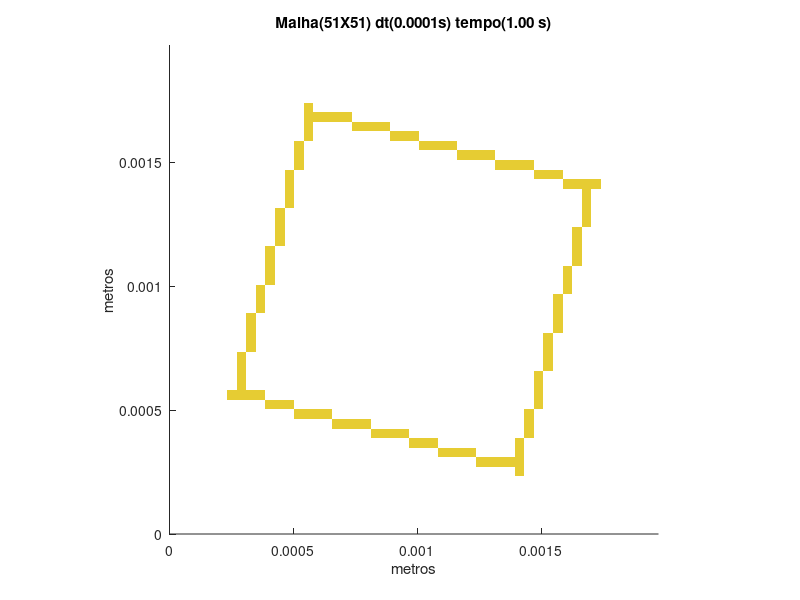

Here is the MATLAB script that generated this plot:
set (gca,'PlotBoxAspectRatio',[1 1 1],'Xlim',[0,0.0019735417997322],'Ylim',[0,0.0019735417997322])
hold on
title('Malha(51X51) dt(0.0001s) tempo(1.00 s)')
hold on
ylabel('metros')
hold on
xlabel('metros')
hold on

fill([0.00139308832922273 0.00139308832922273 0.00143178522725669 0.00143178522725669],[0.000232181388203788 0.000270878286237753 0.000270878286237753 0.000232181388203788],[0.9,0.8,0.2],'LineStyle','none')

fill([0.00123830073708687 0.00123830073708687 0.00127699763512084 0.00127699763512084],[0.000270878286237753 0.000309575184271718 0.000309575184271718 0.000270878286237753],[0.9,0.8,0.2],'LineStyle','none')

fill([0.00127699763512084 0.00127699763512084 0.0013156945331548 0.0013156945331548],[0.000270878286237753 0.000309575184271718 0.000309575184271718 0.000270878286237753],[0.9,0.8,0.2],'LineStyle','none')

fill([0.0013156945331548 0.0013156945331548 0.00135439143118876 0.00135439143118876],[0.000270878286237753 0.000309575184271718 0.000309575184271718 0.000270878286237753],[0.9,0.8,0.2],'LineStyle','none')

fill([0.00135439143118876 0.00135439143118876 0.00139308832922273 0.00139308832922273],[0.000270878286237753 0.000309575184271718 0.000309575184271718 0.000270878286237753],[0.9,0.8,0.2],'LineStyle','none')

fill([0.00139308832922273 0.00139308832922273 0.00143178522725669 0.00143178522725669],[0.000270878286237753 0.000309575184271718 0.000309575184271718 0.000270878286237753],[0.9,0.8,0.2],'LineStyle','none')

fill([0.00108351314495101 0.00108351314495101 0.00112221004298498 0.00112221004298498],[0.000309575184271718 0.000348272082305682 0.000348272082305682 0.000309575184271718],[0.9,0.8,0.2],'LineStyle','none')

fill([0.00112221004298498 0.00112221004298498 0.00116090694101894 0.00116090694101894],[0.000309575184271718 0.000348272082305682 0.000348272082305682 0.000309575184271718],[0.9,0.8,0.2],'LineStyle','none')

fill([0.00116090694101894 0.00116090694101894 0.00119960383905291 0.00119960383905291],[0.000309575184271718 0.000348272082305682 0.000348272082305682 0.000309575184271718],[0.9,0.8,0.2],'LineStyle','none')

fill([0.00119960383905291 0.00119960383905291 0.00123830073708687 0.00123830073708687],[0.000309575184271718 0.000348272082305682 0.000348272082305682 0.000309575184271718],[0.9,0.8,0.2],'LineStyle','none')

fill([0.00139308832922273 0.00139308832922273 0.00143178522725669 0.00143178522725669],[0.000309575184271718 0.000348272082305682 0.000348272082305682 0.000309575184271718],[0.9,0.8,0.2],'LineStyle','none')

fill([0.000967422450849117 0.000967422450849117 0.00100611934888308 0.00100611934888308],[0.000348272082305682 0.000386968980339647 0.000386968980339647 0.000348272082305682],[0.9,0.8,0.2],'LineStyle','none')

fill([0.00100611934888308 0.00100611934888308 0.00104481624691705 0.00104481624691705],[0.000348272082305682 0.000386968980339647 0.000386968980339647 0.000348272082305682],[0.9,0.8,0.2],'LineStyle','none')

fill([0.00104481624691705 0.00104481624691705 0.00108351314495101 0.00108351314495101],[0.000348272082305682 0.000386968980339647 0.000386968980339647 0.000348272082305682],[0.9,0.8,0.2],'LineStyle','none')

fill([0.00139308832922273 0.00139308832922273 0.00143178522725669 0.00143178522725669],[0.000348272082305682 0.000386968980339647 0.000386968980339647 0.000348272082305682],[0.9,0.8,0.2],'LineStyle','none')

fill([0.000812634858713259 0.000812634858713259 0.000851331756747223 0.000851331756747223],[0.000386968980339647 0.000425665878373612 0.000425665878373612 0.000386968980339647],[0.9,0.8,0.2],'LineStyle','none')

fill([0.000851331756747223 0.000851331756747223 0.000890028654781188 0.000890028654781188],[0.000386968980339647 0.000425665878373612 0.000425665878373612 0.000386968980339647],[0.9,0.8,0.2],'LineStyle','none')

fill([0.000890028654781188 0.000890028654781188 0.000928725552815153 0.000928725552815153],[0.000386968980339647 0.000425665878373612 0.000425665878373612 0.000386968980339647],[0.9,0.8,0.2],'LineStyle','none')

fill([0.000928725552815153 0.000928725552815153 0.000967422450849117 0.000967422450849117],[0.000386968980339647 0.000425665878373612 0.000425665878373612 0.000386968980339647],[0.9,0.8,0.2],'LineStyle','none')

fill([0.00143178522725669 0.00143178522725669 0.00147048212529066 0.00147048212529066],[0.000386968980339647 0.000425665878373612 0.000425665878373612 0.000386968980339647],[0.9,0.8,0.2],'LineStyle','none')

fill([0.0006578472665774 0.0006578472665774 0.000696544164611365 0.000696544164611365],[0.000425665878373612 0.000464362776407576 0.000464362776407576 0.000425665878373612],[0.9,0.8,0.2],'LineStyle','none')

fill([0.000696544164611365 0.000696544164611365 0.000735241062645329 0.000735241062645329],[0.000425665878373612 0.000464362776407576 0.000464362776407576 0.000425665878373612],[0.9,0.8,0.2],'LineStyle','none')

fill([0.000735241062645329 0.000735241062645329 0.000773937960679294 0.000773937960679294],[0.000425665878373612 0.000464362776407576 0.000464362776407576 0.000425665878373612],[0.9,0.8,0.2],'LineStyle','none')

fill([0.000773937960679294 0.000773937960679294 0.000812634858713259 0.000812634858713259],[0.000425665878373612 0.000464362776407576 0.000464362776407576 0.000425665878373612],[0.9,0.8,0.2],'LineStyle','none')

fill([0.00143178522725669 0.00143178522725669 0.00147048212529066 0.00147048212529066],[0.000425665878373612 0.000464362776407576 0.000464362776407576 0.000425665878373612],[0.9,0.8,0.2],'LineStyle','none')

fill([0.000503059674441541 0.000503059674441541 0.000541756572475506 0.000541756572475506],[0.000464362776407576 0.000503059674441541 0.000503059674441541 0.000464362776407576],[0.9,0.8,0.2],'LineStyle','none')

fill([0.000541756572475506 0.000541756572475506 0.00058045347050947 0.00058045347050947],[0.000464362776407576 0.000503059674441541 0.000503059674441541 0.000464362776407576],[0.9,0.8,0.2],'LineStyle','none')

fill([0.00058045347050947 0.00058045347050947 0.000619150368543435 0.000619150368543435],[0.000464362776407576 0.000503059674441541 0.000503059674441541 0.000464362776407576],[0.9,0.8,0.2],'LineStyle','none')

fill([0.000619150368543435 0.000619150368543435 0.0006578472665774 0.0006578472665774],[0.000464362776407576 0.000503059674441541 0.000503059674441541 0.000464362776407576],[0.9,0.8,0.2],'LineStyle','none')

fill([0.00143178522725669 0.00143178522725669 0.00147048212529066 0.00147048212529066],[0.000464362776407576 0.000503059674441541 0.000503059674441541 0.000464362776407576],[0.9,0.8,0.2],'LineStyle','none')

fill([0.000386968980339647 0.000386968980339647 0.000425665878373612 0.000425665878373612],[0.000503059674441541 0.000541756572475506 0.000541756572475506 0.000503059674441541],[0.9,0.8,0.2],'LineStyle','none')

fill([0.000425665878373612 0.000425665878373612 0.000464362776407576 0.000464362776407576],[0.000503059674441541 0.000541756572475506 0.000541756572475506 0.000503059674441541],[0.9,0.8,0.2],'LineStyle','none')

fill([0.000464362776407576 0.000464362776407576 0.000503059674441541 0.000503059674441541],[0.000503059674441541 0.000541756572475506 0.000541756572475506 0.000503059674441541],[0.9,0.8,0.2],'LineStyle','none')

fill([0.00147048212529066 0.00147048212529066 0.00150917902332462 0.00150917902332462],[0.000503059674441541 0.000541756572475506 0.000541756572475506 0.000503059674441541],[0.9,0.8,0.2],'LineStyle','none')

fill([0.000232181388203788 0.000232181388203788 0.000270878286237753 0.000270878286237753],[0.000541756572475506 0.00058045347050947 0.00058045347050947 0.000541756572475506],[0.9,0.8,0.2],'LineStyle','none')

fill([0.000270878286237753 0.000270878286237753 0.000309575184271718 0.000309575184271718],[0.000541756572475506 0.00058045347050947 0.00058045347050947 0.000541756572475506],[0.9,0.8,0.2],'LineStyle','none')

fill([0.000309575184271718 0.000309575184271718 0.000348272082305682 0.000348272082305682],[0.000541756572475506 0.00058045347050947 0.00058045347050947 0.000541756572475506],[0.9,0.8,0.2],'LineStyle','none')

fill([0.000348272082305682 0.000348272082305682 0.000386968980339647 0.000386968980339647],[0.000541756572475506 0.00058045347050947 0.00058045347050947 0.000541756572475506],[0.9,0.8,0.2],'LineStyle','none')

fill([0.00147048212529066 0.00147048212529066 0.00150917902332462 0.00150917902332462],[0.000541756572475506 0.00058045347050947 0.00058045347050947 0.000541756572475506],[0.9,0.8,0.2],'LineStyle','none')

fill([0.000270878286237753 0.000270878286237753 0.000309575184271718 0.000309575184271718],[0.00058045347050947 0.000619150368543435 0.000619150368543435 0.00058045347050947],[0.9,0.8,0.2],'LineStyle','none')

fill([0.00147048212529066 0.00147048212529066 0.00150917902332462 0.00150917902332462],[0.00058045347050947 0.000619150368543435 0.000619150368543435 0.00058045347050947],[0.9,0.8,0.2],'LineStyle','none')

fill([0.000270878286237753 0.000270878286237753 0.000309575184271718 0.000309575184271718],[0.000619150368543435 0.0006578472665774 0.0006578472665774 0.000619150368543435],[0.9,0.8,0.2],'LineStyle','none')

fill([0.00147048212529066 0.00147048212529066 0.00150917902332462 0.00150917902332462],[0.000619150368543435 0.0006578472665774 0.0006578472665774 0.000619150368543435],[0.9,0.8,0.2],'LineStyle','none')

fill([0.000270878286237753 0.000270878286237753 0.000309575184271718 0.000309575184271718],[0.0006578472665774 0.000696544164611365 0.000696544164611365 0.0006578472665774],[0.9,0.8,0.2],'LineStyle','none')

fill([0.00150917902332462 0.00150917902332462 0.00154787592135859 0.00154787592135859],[0.0006578472665774 0.000696544164611365 0.000696544164611365 0.0006578472665774],[0.9,0.8,0.2],'LineStyle','none')

fill([0.000270878286237753 0.000270878286237753 0.000309575184271718 0.000309575184271718],[0.000696544164611365 0.000735241062645329 0.000735241062645329 0.000696544164611365],[0.9,0.8,0.2],'LineStyle','none')

fill([0.00150917902332462 0.00150917902332462 0.00154787592135859 0.00154787592135859],[0.000696544164611365 0.000735241062645329 0.000735241062645329 0.000696544164611365],[0.9,0.8,0.2],'LineStyle','none')

fill([0.000309575184271718 0.000309575184271718 0.000348272082305682 0.000348272082305682],[0.000735241062645329 0.000773937960679294 0.000773937960679294 0.000735241062645329],[0.9,0.8,0.2],'LineStyle','none')

fill([0.00150917902332462 0.00150917902332462 0.00154787592135859 0.00154787592135859],[0.000735241062645329 0.000773937960679294 0.000773937960679294 0.000735241062645329],[0.9,0.8,0.2],'LineStyle','none')

fill([0.000309575184271718 0.000309575184271718 0.000348272082305682 0.000348272082305682],[0.000773937960679294 0.000812634858713259 0.000812634858713259 0.000773937960679294],[0.9,0.8,0.2],'LineStyle','none')

fill([0.00150917902332462 0.00150917902332462 0.00154787592135859 0.00154787592135859],[0.000773937960679294 0.000812634858713259 0.000812634858713259 0.000773937960679294],[0.9,0.8,0.2],'LineStyle','none')

fill([0.000309575184271718 0.000309575184271718 0.000348272082305682 0.000348272082305682],[0.000812634858713259 0.000851331756747223 0.000851331756747223 0.000812634858713259],[0.9,0.8,0.2],'LineStyle','none')

fill([0.00154787592135859 0.00154787592135859 0.00158657281939255 0.00158657281939255],[0.000812634858713259 0.000851331756747223 0.000851331756747223 0.000812634858713259],[0.9,0.8,0.2],'LineStyle','none')

fill([0.000309575184271718 0.000309575184271718 0.000348272082305682 0.000348272082305682],[0.000851331756747223 0.000890028654781188 0.000890028654781188 0.000851331756747223],[0.9,0.8,0.2],'LineStyle','none')

fill([0.00154787592135859 0.00154787592135859 0.00158657281939255 0.00158657281939255],[0.000851331756747223 0.000890028654781188 0.000890028654781188 0.000851331756747223],[0.9,0.8,0.2],'LineStyle','none')

fill([0.000348272082305682 0.000348272082305682 0.000386968980339647 0.000386968980339647],[0.000890028654781188 0.000928725552815153 0.000928725552815153 0.000890028654781188],[0.9,0.8,0.2],'LineStyle','none')

fill([0.00154787592135859 0.00154787592135859 0.00158657281939255 0.00158657281939255],[0.000890028654781188 0.000928725552815153 0.000928725552815153 0.000890028654781188],[0.9,0.8,0.2],'LineStyle','none')

fill([0.000348272082305682 0.000348272082305682 0.000386968980339647 0.000386968980339647],[0.000928725552815153 0.000967422450849117 0.000967422450849117 0.000928725552815153],[0.9,0.8,0.2],'LineStyle','none')

fill([0.00154787592135859 0.00154787592135859 0.00158657281939255 0.00158657281939255],[0.000928725552815153 0.000967422450849117 0.000967422450849117 0.000928725552815153],[0.9,0.8,0.2],'LineStyle','none')

fill([0.000348272082305682 0.000348272082305682 0.000386968980339647 0.000386968980339647],[0.000967422450849117 0.00100611934888308 0.00100611934888308 0.000967422450849117],[0.9,0.8,0.2],'LineStyle','none')

fill([0.00158657281939255 0.00158657281939255 0.00162526971742652 0.00162526971742652],[0.000967422450849117 0.00100611934888308 0.00100611934888308 0.000967422450849117],[0.9,0.8,0.2],'LineStyle','none')

fill([0.000386968980339647 0.000386968980339647 0.000425665878373612 0.000425665878373612],[0.00100611934888308 0.00104481624691705 0.00104481624691705 0.00100611934888308],[0.9,0.8,0.2],'LineStyle','none')

fill([0.00158657281939255 0.00158657281939255 0.00162526971742652 0.00162526971742652],[0.00100611934888308 0.00104481624691705 0.00104481624691705 0.00100611934888308],[0.9,0.8,0.2],'LineStyle','none')

fill([0.000386968980339647 0.000386968980339647 0.000425665878373612 0.000425665878373612],[0.00104481624691705 0.00108351314495101 0.00108351314495101 0.00104481624691705],[0.9,0.8,0.2],'LineStyle','none')

fill([0.00158657281939255 0.00158657281939255 0.00162526971742652 0.00162526971742652],[0.00104481624691705 0.00108351314495101 0.00108351314495101 0.00104481624691705],[0.9,0.8,0.2],'LineStyle','none')

fill([0.000386968980339647 0.000386968980339647 0.000425665878373612 0.000425665878373612],[0.00108351314495101 0.00112221004298498 0.00112221004298498 0.00108351314495101],[0.9,0.8,0.2],'LineStyle','none')

fill([0.00162526971742652 0.00162526971742652 0.00166396661546048 0.00166396661546048],[0.00108351314495101 0.00112221004298498 0.00112221004298498 0.00108351314495101],[0.9,0.8,0.2],'LineStyle','none')

fill([0.000386968980339647 0.000386968980339647 0.000425665878373612 0.000425665878373612],[0.00112221004298498 0.00116090694101894 0.00116090694101894 0.00112221004298498],[0.9,0.8,0.2],'LineStyle','none')

fill([0.00162526971742652 0.00162526971742652 0.00166396661546048 0.00166396661546048],[0.00112221004298498 0.00116090694101894 0.00116090694101894 0.00112221004298498],[0.9,0.8,0.2],'LineStyle','none')

fill([0.000425665878373612 0.000425665878373612 0.000464362776407576 0.000464362776407576],[0.00116090694101894 0.00119960383905291 0.00119960383905291 0.00116090694101894],[0.9,0.8,0.2],'LineStyle','none')

fill([0.00162526971742652 0.00162526971742652 0.00166396661546048 0.00166396661546048],[0.00116090694101894 0.00119960383905291 0.00119960383905291 0.00116090694101894],[0.9,0.8,0.2],'LineStyle','none')

fill([0.000425665878373612 0.000425665878373612 0.000464362776407576 0.000464362776407576],[0.00119960383905291 0.00123830073708687 0.00123830073708687 0.00119960383905291],[0.9,0.8,0.2],'LineStyle','none')

fill([0.00162526971742652 0.00162526971742652 0.00166396661546048 0.00166396661546048],[0.00119960383905291 0.00123830073708687 0.00123830073708687 0.00119960383905291],[0.9,0.8,0.2],'LineStyle','none')

fill([0.000425665878373612 0.000425665878373612 0.000464362776407576 0.000464362776407576],[0.00123830073708687 0.00127699763512084 0.00127699763512084 0.00123830073708687],[0.9,0.8,0.2],'LineStyle','none')

fill([0.00166396661546048 0.00166396661546048 0.00170266351349445 0.00170266351349445],[0.00123830073708687 0.00127699763512084 0.00127699763512084 0.00123830073708687],[0.9,0.8,0.2],'LineStyle','none')

fill([0.000425665878373612 0.000425665878373612 0.000464362776407576 0.000464362776407576],[0.00127699763512084 0.0013156945331548 0.0013156945331548 0.00127699763512084],[0.9,0.8,0.2],'LineStyle','none')

fill([0.00166396661546048 0.00166396661546048 0.00170266351349445 0.00170266351349445],[0.00127699763512084 0.0013156945331548 0.0013156945331548 0.00127699763512084],[0.9,0.8,0.2],'LineStyle','none')

fill([0.000464362776407576 0.000464362776407576 0.000503059674441541 0.000503059674441541],[0.0013156945331548 0.00135439143118876 0.00135439143118876 0.0013156945331548],[0.9,0.8,0.2],'LineStyle','none')

fill([0.00166396661546048 0.00166396661546048 0.00170266351349445 0.00170266351349445],[0.0013156945331548 0.00135439143118876 0.00135439143118876 0.0013156945331548],[0.9,0.8,0.2],'LineStyle','none')

fill([0.000464362776407576 0.000464362776407576 0.000503059674441541 0.000503059674441541],[0.00135439143118876 0.00139308832922273 0.00139308832922273 0.00135439143118876],[0.9,0.8,0.2],'LineStyle','none')

fill([0.00166396661546048 0.00166396661546048 0.00170266351349445 0.00170266351349445],[0.00135439143118876 0.00139308832922273 0.00139308832922273 0.00135439143118876],[0.9,0.8,0.2],'LineStyle','none')

fill([0.000464362776407576 0.000464362776407576 0.000503059674441541 0.000503059674441541],[0.00139308832922273 0.00143178522725669 0.00143178522725669 0.00139308832922273],[0.9,0.8,0.2],'LineStyle','none')

fill([0.00158657281939255 0.00158657281939255 0.00162526971742652 0.00162526971742652],[0.00139308832922273 0.00143178522725669 0.00143178522725669 0.00139308832922273],[0.9,0.8,0.2],'LineStyle','none')

fill([0.00162526971742652 0.00162526971742652 0.00166396661546048 0.00166396661546048],[0.00139308832922273 0.00143178522725669 0.00143178522725669 0.00139308832922273],[0.9,0.8,0.2],'LineStyle','none')

fill([0.00166396661546048 0.00166396661546048 0.00170266351349445 0.00170266351349445],[0.00139308832922273 0.00143178522725669 0.00143178522725669 0.00139308832922273],[0.9,0.8,0.2],'LineStyle','none')

fill([0.00170266351349445 0.00170266351349445 0.00174136041152841 0.00174136041152841],[0.00139308832922273 0.00143178522725669 0.00143178522725669 0.00139308832922273],[0.9,0.8,0.2],'LineStyle','none')

fill([0.000464362776407576 0.000464362776407576 0.000503059674441541 0.000503059674441541],[0.00143178522725669 0.00147048212529066 0.00147048212529066 0.00143178522725669],[0.9,0.8,0.2],'LineStyle','none')

fill([0.00147048212529066 0.00147048212529066 0.00150917902332462 0.00150917902332462],[0.00143178522725669 0.00147048212529066 0.00147048212529066 0.00143178522725669],[0.9,0.8,0.2],'LineStyle','none')

fill([0.00150917902332462 0.00150917902332462 0.00154787592135859 0.00154787592135859],[0.00143178522725669 0.00147048212529066 0.00147048212529066 0.00143178522725669],[0.9,0.8,0.2],'LineStyle','none')

fill([0.00154787592135859 0.00154787592135859 0.00158657281939255 0.00158657281939255],[0.00143178522725669 0.00147048212529066 0.00147048212529066 0.00143178522725669],[0.9,0.8,0.2],'LineStyle','none')

fill([0.000503059674441541 0.000503059674441541 0.000541756572475506 0.000541756572475506],[0.00147048212529066 0.00150917902332462 0.00150917902332462 0.00147048212529066],[0.9,0.8,0.2],'LineStyle','none')

fill([0.0013156945331548 0.0013156945331548 0.00135439143118876 0.00135439143118876],[0.00147048212529066 0.00150917902332462 0.00150917902332462 0.00147048212529066],[0.9,0.8,0.2],'LineStyle','none')

fill([0.00135439143118876 0.00135439143118876 0.00139308832922273 0.00139308832922273],[0.00147048212529066 0.00150917902332462 0.00150917902332462 0.00147048212529066],[0.9,0.8,0.2],'LineStyle','none')

fill([0.00139308832922273 0.00139308832922273 0.00143178522725669 0.00143178522725669],[0.00147048212529066 0.00150917902332462 0.00150917902332462 0.00147048212529066],[0.9,0.8,0.2],'LineStyle','none')

fill([0.00143178522725669 0.00143178522725669 0.00147048212529066 0.00147048212529066],[0.00147048212529066 0.00150917902332462 0.00150917902332462 0.00147048212529066],[0.9,0.8,0.2],'LineStyle','none')

fill([0.000503059674441541 0.000503059674441541 0.000541756572475506 0.000541756572475506],[0.00150917902332462 0.00154787592135859 0.00154787592135859 0.00150917902332462],[0.9,0.8,0.2],'LineStyle','none')

fill([0.00116090694101894 0.00116090694101894 0.00119960383905291 0.00119960383905291],[0.00150917902332462 0.00154787592135859 0.00154787592135859 0.00150917902332462],[0.9,0.8,0.2],'LineStyle','none')

fill([0.00119960383905291 0.00119960383905291 0.00123830073708687 0.00123830073708687],[0.00150917902332462 0.00154787592135859 0.00154787592135859 0.00150917902332462],[0.9,0.8,0.2],'LineStyle','none')

fill([0.00123830073708687 0.00123830073708687 0.00127699763512084 0.00127699763512084],[0.00150917902332462 0.00154787592135859 0.00154787592135859 0.00150917902332462],[0.9,0.8,0.2],'LineStyle','none')

fill([0.00127699763512084 0.00127699763512084 0.0013156945331548 0.0013156945331548],[0.00150917902332462 0.00154787592135859 0.00154787592135859 0.00150917902332462],[0.9,0.8,0.2],'LineStyle','none')

fill([0.000503059674441541 0.000503059674441541 0.000541756572475506 0.000541756572475506],[0.00154787592135859 0.00158657281939255 0.00158657281939255 0.00154787592135859],[0.9,0.8,0.2],'LineStyle','none')

fill([0.00100611934888308 0.00100611934888308 0.00104481624691705 0.00104481624691705],[0.00154787592135859 0.00158657281939255 0.00158657281939255 0.00154787592135859],[0.9,0.8,0.2],'LineStyle','none')

fill([0.00104481624691705 0.00104481624691705 0.00108351314495101 0.00108351314495101],[0.00154787592135859 0.00158657281939255 0.00158657281939255 0.00154787592135859],[0.9,0.8,0.2],'LineStyle','none')

fill([0.00108351314495101 0.00108351314495101 0.00112221004298498 0.00112221004298498],[0.00154787592135859 0.00158657281939255 0.00158657281939255 0.00154787592135859],[0.9,0.8,0.2],'LineStyle','none')

fill([0.00112221004298498 0.00112221004298498 0.00116090694101894 0.00116090694101894],[0.00154787592135859 0.00158657281939255 0.00158657281939255 0.00154787592135859],[0.9,0.8,0.2],'LineStyle','none')

fill([0.000541756572475506 0.000541756572475506 0.00058045347050947 0.00058045347050947],[0.00158657281939255 0.00162526971742652 0.00162526971742652 0.00158657281939255],[0.9,0.8,0.2],'LineStyle','none')

fill([0.000890028654781188 0.000890028654781188 0.000928725552815153 0.000928725552815153],[0.00158657281939255 0.00162526971742652 0.00162526971742652 0.00158657281939255],[0.9,0.8,0.2],'LineStyle','none')

fill([0.000928725552815153 0.000928725552815153 0.000967422450849117 0.000967422450849117],[0.00158657281939255 0.00162526971742652 0.00162526971742652 0.00158657281939255],[0.9,0.8,0.2],'LineStyle','none')

fill([0.000967422450849117 0.000967422450849117 0.00100611934888308 0.00100611934888308],[0.00158657281939255 0.00162526971742652 0.00162526971742652 0.00158657281939255],[0.9,0.8,0.2],'LineStyle','none')

fill([0.000541756572475506 0.000541756572475506 0.00058045347050947 0.00058045347050947],[0.00162526971742652 0.00166396661546048 0.00166396661546048 0.00162526971742652],[0.9,0.8,0.2],'LineStyle','none')

fill([0.000735241062645329 0.000735241062645329 0.000773937960679294 0.000773937960679294],[0.00162526971742652 0.00166396661546048 0.00166396661546048 0.00162526971742652],[0.9,0.8,0.2],'LineStyle','none')

fill([0.000773937960679294 0.000773937960679294 0.000812634858713259 0.000812634858713259],[0.00162526971742652 0.00166396661546048 0.00166396661546048 0.00162526971742652],[0.9,0.8,0.2],'LineStyle','none')

fill([0.000812634858713259 0.000812634858713259 0.000851331756747223 0.000851331756747223],[0.00162526971742652 0.00166396661546048 0.00166396661546048 0.00162526971742652],[0.9,0.8,0.2],'LineStyle','none')

fill([0.000851331756747223 0.000851331756747223 0.000890028654781188 0.000890028654781188],[0.00162526971742652 0.00166396661546048 0.00166396661546048 0.00162526971742652],[0.9,0.8,0.2],'LineStyle','none')

fill([0.000541756572475506 0.000541756572475506 0.00058045347050947 0.00058045347050947],[0.00166396661546048 0.00170266351349445 0.00170266351349445 0.00166396661546048],[0.9,0.8,0.2],'LineStyle','none')

fill([0.00058045347050947 0.00058045347050947 0.000619150368543435 0.000619150368543435],[0.00166396661546048 0.00170266351349445 0.00170266351349445 0.00166396661546048],[0.9,0.8,0.2],'LineStyle','none')

fill([0.000619150368543435 0.000619150368543435 0.0006578472665774 0.0006578472665774],[0.00166396661546048 0.00170266351349445 0.00170266351349445 0.00166396661546048],[0.9,0.8,0.2],'LineStyle','none')

fill([0.0006578472665774 0.0006578472665774 0.000696544164611365 0.000696544164611365],[0.00166396661546048 0.00170266351349445 0.00170266351349445 0.00166396661546048],[0.9,0.8,0.2],'LineStyle','none')

fill([0.000696544164611365 0.000696544164611365 0.000735241062645329 0.000735241062645329],[0.00166396661546048 0.00170266351349445 0.00170266351349445 0.00166396661546048],[0.9,0.8,0.2],'LineStyle','none')

fill([0.000541756572475506 0.000541756572475506 0.00058045347050947 0.00058045347050947],[0.00170266351349445 0.00174136041152841 0.00174136041152841 0.00170266351349445],[0.9,0.8,0.2],'LineStyle','none')
